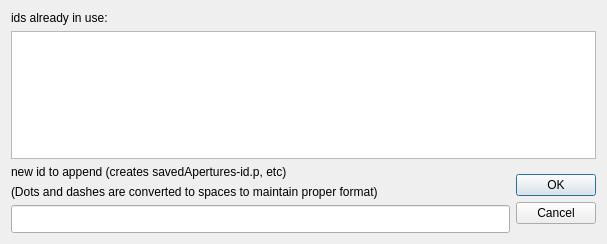
<?xml version="1.0" encoding="UTF-8"?>
<ui version="4.0">
 <class>Dialog</class>
 <widget class="QDialog" name="Dialog">
  <property name="geometry">
   <rect>
    <x>0</x>
    <y>0</y>
    <width>607</width>
    <height>244</height>
   </rect>
  </property>
  <property name="minimumSize">
   <size>
    <width>400</width>
    <height>0</height>
   </size>
  </property>
  <property name="maximumSize">
   <size>
    <width>16777215</width>
    <height>16777215</height>
   </size>
  </property>
  <property name="windowTitle">
   <string>Enter id to append to aperture group files</string>
  </property>
  <layout class="QGridLayout" name="gridLayout_2">
   <item row="0" column="0">
    <layout class="QVBoxLayout" name="verticalLayout_2">
     <item>
      <widget class="QLabel" name="label_2">
       <property name="text">
        <string>ids already in use:</string>
       </property>
      </widget>
     </item>
     <item>
      <widget class="QTextEdit" name="tagListEdit">
       <property name="readOnly">
        <bool>true</bool>
       </property>
       <property name="html">
        <string>&lt;!DOCTYPE HTML PUBLIC &quot;-//W3C//DTD HTML 4.0//EN&quot; &quot;http://www.w3.org/TR/REC-html40/strict.dtd&quot;&gt;
&lt;html&gt;&lt;head&gt;&lt;meta name=&quot;qrichtext&quot; content=&quot;1&quot; /&gt;&lt;style type=&quot;text/css&quot;&gt;
p, li { white-space: pre-wrap; }
&lt;/style&gt;&lt;/head&gt;&lt;body style=&quot; font-family:'.AppleSystemUIFont'; font-size:13pt; font-weight:400; font-style:normal;&quot;&gt;
&lt;p style=&quot;-qt-paragraph-type:empty; margin-top:0px; margin-bottom:0px; margin-left:0px; margin-right:0px; -qt-block-indent:0; text-indent:0px;&quot;&gt;&lt;br /&gt;&lt;/p&gt;&lt;/body&gt;&lt;/html&gt;</string>
       </property>
      </widget>
     </item>
     <item>
      <layout class="QGridLayout" name="gridLayout">
       <item row="0" column="0">
        <layout class="QVBoxLayout" name="verticalLayout">
         <item>
          <widget class="QLabel" name="label">
           <property name="text">
            <string>new id to append (creates savedApertures-id.p, etc)</string>
           </property>
          </widget>
         </item>
         <item>
          <widget class="QLabel" name="label_3">
           <property name="text">
            <string>(Dots and dashes are converted to spaces to maintain proper format)</string>
           </property>
          </widget>
         </item>
         <item>
          <widget class="QLineEdit" name="apertureGroupTagEdit">
           <property name="font">
            <font>
             <pointsize>13</pointsize>
            </font>
           </property>
           <property name="focusPolicy">
            <enum>Qt::StrongFocus</enum>
           </property>
           <property name="maxLength">
            <number>80</number>
           </property>
          </widget>
         </item>
        </layout>
       </item>
       <item row="0" column="1">
        <widget class="QDialogButtonBox" name="buttonBox">
         <property name="orientation">
          <enum>Qt::Vertical</enum>
         </property>
         <property name="standardButtons">
          <set>QDialogButtonBox::Cancel|QDialogButtonBox::Ok</set>
         </property>
         <property name="centerButtons">
          <bool>true</bool>
         </property>
        </widget>
       </item>
      </layout>
     </item>
    </layout>
   </item>
  </layout>
 </widget>
 <resources/>
 <connections>
  <connection>
   <sender>buttonBox</sender>
   <signal>accepted()</signal>
   <receiver>Dialog</receiver>
   <slot>accept()</slot>
   <hints>
    <hint type="sourcelabel">
     <x>248</x>
     <y>254</y>
    </hint>
    <hint type="destinationlabel">
     <x>157</x>
     <y>274</y>
    </hint>
   </hints>
  </connection>
  <connection>
   <sender>buttonBox</sender>
   <signal>rejected()</signal>
   <receiver>Dialog</receiver>
   <slot>reject()</slot>
   <hints>
    <hint type="sourcelabel">
     <x>316</x>
     <y>260</y>
    </hint>
    <hint type="destinationlabel">
     <x>286</x>
     <y>274</y>
    </hint>
   </hints>
  </connection>
 </connections>
</ui>
